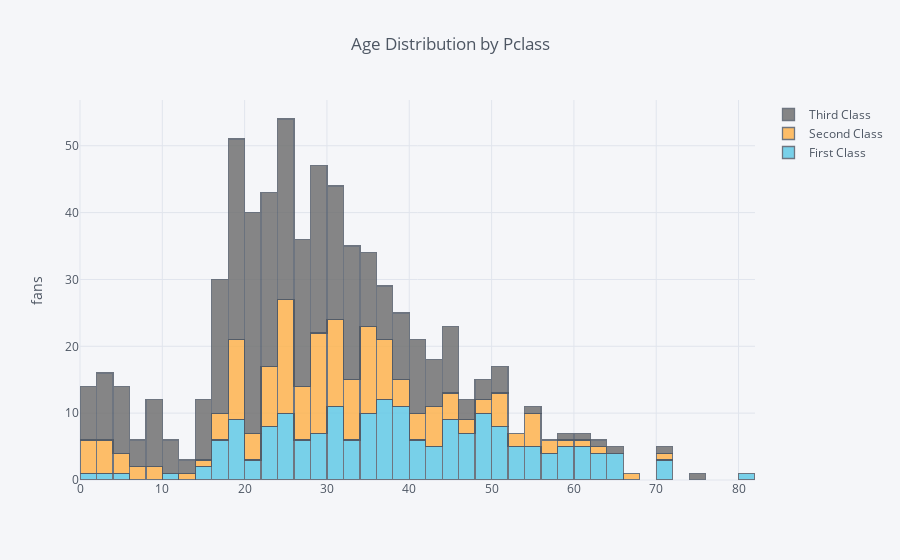

Notebook code for this chart:
### Code cell
train_df.pivot(columns='Pclass', values='Age').iplot(
        kind='hist',
        barmode='stack',
        yTitle='fans',
        title='Age Distribution by Pclass',
        colors=['#5AC7E6', '#FFB045', '#6A6A6A'])

### Figure 1 — Plotly figure (JSON) as saved in the notebook; plotly's stock layout.template omitted (floating-point values rounded to 4 significant figures; data arrays with more than 128 entries replaced by an {"elided": "..."} marker saying what was removed)
{"data": [{"histfunc": "count", "histnorm": "", "marker": {"color": "rgba(90, 199, 230, 1.0)", "line": {"color": "#4D5663", "width": 1.3}}, "name": "First Class", "opacity": 0.8, "orientation": "v", "type": "histogram", "uid": "0667b2d9-863f-457c-9147-fc4b4af3c968", "x": {"elided": "891 float values"}}, {"histfunc": "count", "histnorm": "", "marker": {"color": "rgba(255, 176, 69, 1.0)", "line": {"color": "#4D5663", "width": 1.3}}, "name": "Second Class", "opacity": 0.8, "orientation": "v", "type": "histogram", "uid": "b5f05701-7979-42f7-9c02-be4f0ecee237", "x": {"elided": "891 float values"}}, {"histfunc": "count", "histnorm": "", "marker": {"color": "rgba(106, 106, 106, 1.0)", "line": {"color": "#4D5663", "width": 1.3}}, "name": "Third Class", "opacity": 0.8, "orientation": "v", "type": "histogram", "uid": "63b707b4-76ef-4fcb-8f0a-be4a6dd7d8d9", "x": {"elided": "891 float values"}}], "layout": {"barmode": "stack", "legend": {"bgcolor": "#F5F6F9", "font": {"color": "#4D5663"}}, "paper_bgcolor": "#F5F6F9", "plot_bgcolor": "#F5F6F9", "title": {"font": {"color": "#4D5663"}, "text": "Age Distribution by Pclass"}, "xaxis": {"gridcolor": "#E1E5ED", "showgrid": true, "tickfont": {"color": "#4D5663"}, "title": {"font": {"color": "#4D5663"}, "text": ""}, "zerolinecolor": "#E1E5ED"}, "yaxis": {"gridcolor": "#E1E5ED", "showgrid": true, "tickfont": {"color": "#4D5663"}, "title": {"font": {"color": "#4D5663"}, "text": "fans"}, "zerolinecolor": "#E1E5ED"}}}
